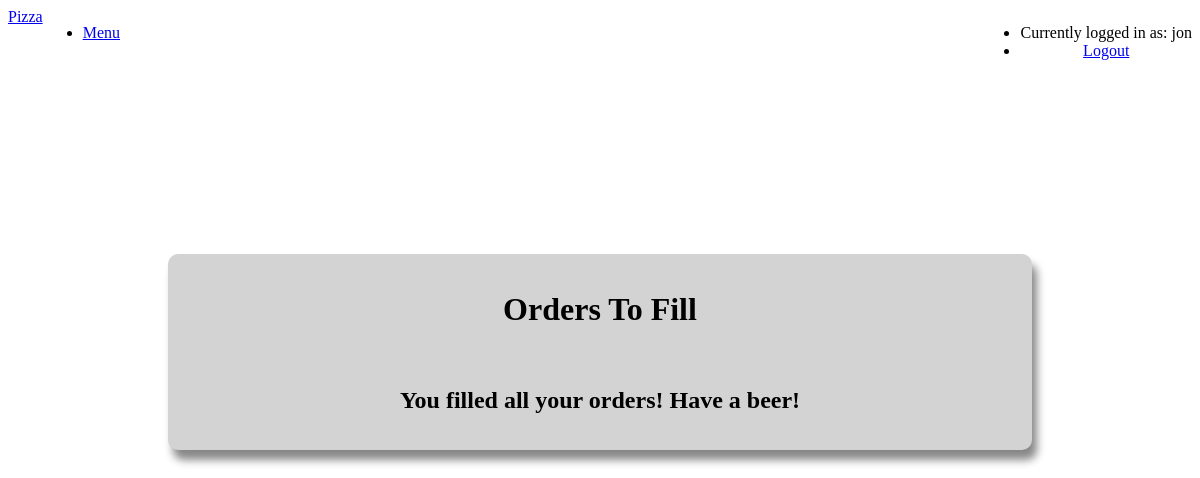
Before: /fill (signed in) with the older database file.
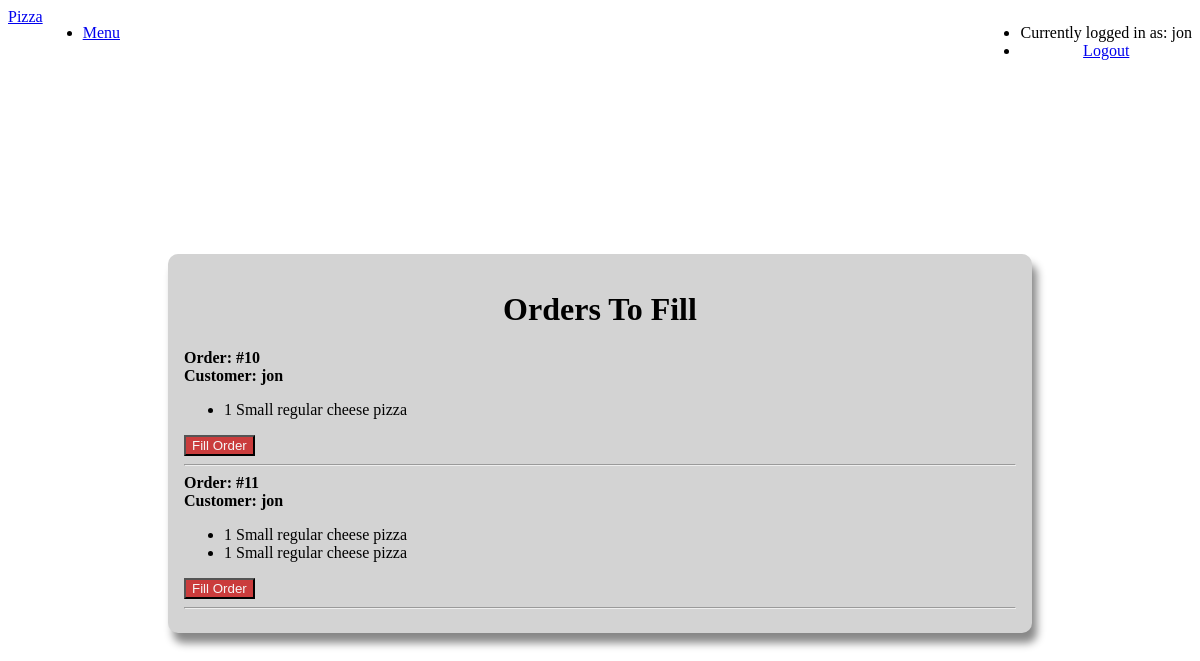
After: the same page with the newer database file.
### orders/models.py (models this page shows, shortened)
class Cart(models.Model):
    user = models.CharField(max_length=64) # will be propogated with session username
    regulars = models.ManyToManyField(RegularItem, blank=True, related_name="regulars")
    sicilians = models.ManyToManyField(SicilianItem, blank=True, related_name="sicilians")
    ordered = models.BooleanField(default=False)
    completed = models.BooleanField(default=False)

class RegularItem(models.Model):
    regular = models.ForeignKey(Regular, on_delete=models.CASCADE)
    toppings = models.ManyToManyField(Topping, blank=True, related_name="toppings")
    def __str__(self):
        if f"{self.regular.choice}" == "Cheese":
            return f"{self.regular.size} regular cheese pizza"

class Regular(models.Model):
    choice = models.ForeignKey(Choice, on_delete=models.CASCADE) # Number of toppings
    size = models.ForeignKey(Size, on_delete=models.CASCADE)
    price = models.DecimalField(max_digits=5, decimal_places=2)

class Choice(models.Model):
    name = models.CharField(max_length=64)
    def __str__(self):
        return self.name

class Size(models.Model):
    name = models.CharField(max_length=64)
    def __str__(self):
        return self.name

### orders/views.py (the view)
# urls.py: path("fill", views.fill, name="fill"),
@staff_member_required
def fill(request):
    if request.method == "POST":
        id = int(request.POST["order"])
        ordered = Cart.objects.get(id=id)
        ordered.completed = True
        ordered.save()
    orders = Cart.objects.filter(ordered=True, completed=False)
    context = {
        "orders": orders,
        "user": request.user
    }
    return render(request, "orders/fill.html", context)

### orders/templates/orders/fill.html (shortened to what this page needs)
{% extends "orders/base.html" %}
{% block body %}
<div class="navl pure-menu pure-menu-horizontal">
  <a href="#" class="left pure-menu-heading pure-menu-link">Pizza</a>
  <ul class="pure-menu-list left">
      <li class="pure-menu-item"><a href="{% url 'index' %}" class="pure-menu-link">Menu</a></li>
  </ul>
  <ul class="pure-menu-list right">
      <li class="pure-menu-item"><a class="pure-menu-disabled">Currently logged in as: {{ user.username }}</a></li>
      <li class="pure-menu-item"><a href="{% url 'logout' %}" class="pure-menu-link">Logout</a></li>
  </ul>
</div>
<div class="l-box order checkout">
  <div class="center">
    <h1>Orders To Fill</h1>
  </div>
    {% if orders %}
    {% for order in orders %}
    <a class="bold">Order: #{{ order.id }}</a><br>
    <a class="bold">Customer: {{order.user}}</a>
    <ul>
      {% for item in order.regulars.all %}
      <li>1 {{ item }}</li>
      {% endfor %}
    </ul>
    <form action="{% url 'fill' %}" method="post">{% csrf_token %}
      <button class="pure-button button-red" name="order" value="{{ order.id }}" type="submit">Fill Order</button>
    </form>
    <hr>
    {% endfor %}
    {% else %}
    <div class="center">
      <br>
      <h2>You filled all your orders! Have a beer!</h2>
    </div>
    {% endif %}
</div>
{% endblock %}

Changed rows visible on the page:
now on this page (row edited): Cart: id "10", user "jon"
now on this page (row unchanged): RegularItem: regular.name "Small regular cheese pizza", shown under "10"
added Cart: id "11", user "jon"
now on this page (row unchanged): RegularItem: regular.name "Small regular cheese pizza", shown under "11"
added RegularItem: regular.name "Small regular cheese pizza", shown under "11"
Other visible differences:
text no longer shown: "You filled all your orders! Have a beer!"
